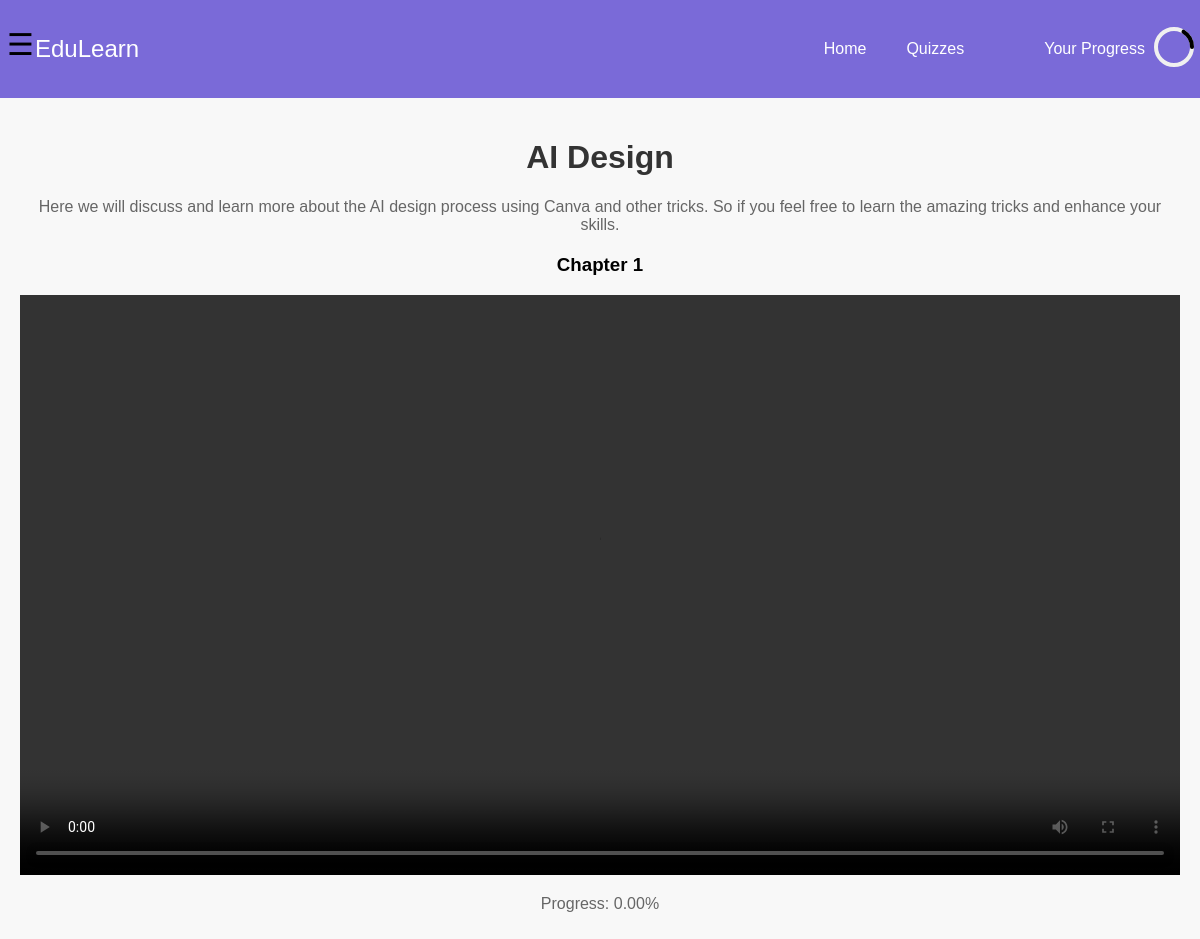
Page /courses/1/tutorcourse_detail (signed in) on the committed database.
### app/models.py (models this page shows, shortened)
class Course(models.Model):
    title = models.CharField(max_length=255)
    description = models.TextField()
    instructor = models.ForeignKey(Tutor, on_delete=models.CASCADE)
    category = models.CharField(max_length=100)
    created_at = models.DateTimeField(auto_now_add=True)
    image = models.ImageField(upload_to='course_images/', null=True, blank=True)

class Progress(models.Model):
    student = models.ForeignKey(Student, on_delete=models.CASCADE)
    course = models.ForeignKey(Course, on_delete=models.CASCADE)
    progress = models.DecimalField(max_digits=5, decimal_places=2,default=0.00)

### app3/views.py (the view)
# urls.py: path('courses/<int:course_id>/tutorcourse_detail', views.tutorcourse_details, name='tutorcourse_details'),
@login_required
def tutorcourse_details(request, course_id):
    course = get_object_or_404(Course, id=course_id)
    videos = course.videos.all()
    student, created = Student.objects.get_or_create(user=request.user)
    quizzes = Quiz.objects.filter(course=course)
    first_quiz = quizzes.first()
    enrolled = Enrollment.objects.filter(course=course, student=student).exists()
    progress = None
    if enrolled:
        progress, created = Progress.objects.get_or_create(student=request.user.student, course=course)
    return render(request, 'tutorcourse_detail.html', {
        'course': course,
        'videos': videos,
        'quizzes': quizzes,
        'first_quiz': first_quiz,
        'enrolled': enrolled,
        'progress': progress
    })

### app3/templates/tutorcourse_detail.html (shortened to what this page needs)
{% load static %}
<!DOCTYPE html>
<html lang="en">
<head>
</head>
<body>
    <nav class="navbar">
        <div class="navbar-title">EduLearn</div>
        <ul class="navbar-links">
            <li><a href="{% url 'tutorcourse' %}">Home</a></li>
            {% if first_quiz %}
                <li><a href="{% url 'quiz_list' course.id  %}">Quizzes</a></li>
            {% else %}
                <li>No quizzes available</li>
            {% endif %}
        </ul>
        <div class="progress-label">Your Progress</div>
        <div class="profile-container">
            <div class="profile-icon"></div>
        </div>
    </nav>
    <div id="sidebar-toggle">&#9776;</div>
    <div id="main-content">
        <h1>{{ course.title }}</h1>
        <p>{{ course.description }}</p>
        <div id="video-container">
            {% if videos %}
                <h3 id="current-video-title">{{ videos.0.title }}</h3>
                <video id="current-video" controls>
                    <source id="current-video-source" src="{{ videos.0.file.url }}" type="video/mp4">
                </video>
            {% else %}
                <p>No videos available for this course.</p>
            {% endif %}
        </div>
        {% if enrolled %}
            <p>Progress: {{ progress.progress }}%</p>
        {% else %}
            <a href="{% url 'enroll_course' course.id %}" class="button">Update Progress</a>
        {% endif %}
    </div>
</body>
</html>

### rows in the picture
Course: title "AI Design", description "Here we will discuss and learn more about the AI design process using Canva and other tricks. So if you feel free to learn the amazing tricks and enhance your skills."
Progress: progress "0.00"
